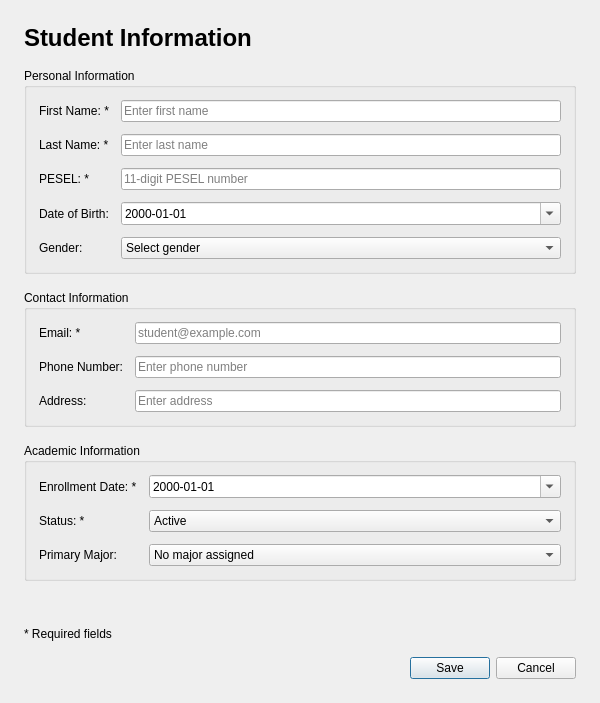
<?xml version="1.0" encoding="UTF-8"?>
<ui version="4.0">
 <class>StudentDialog</class>
 <widget class="QDialog" name="StudentDialog">
  <property name="geometry">
   <rect>
    <x>0</x>
    <y>0</y>
    <width>600</width>
    <height>700</height>
   </rect>
  </property>
  <property name="windowTitle">
   <string>Student Information</string>
  </property>
  <layout class="QVBoxLayout" name="verticalLayout">
   <property name="spacing">
    <number>16</number>
   </property>
   <property name="leftMargin">
    <number>24</number>
   </property>
   <property name="topMargin">
    <number>24</number>
   </property>
   <property name="rightMargin">
    <number>24</number>
   </property>
   <property name="bottomMargin">
    <number>24</number>
   </property>
   <item>
    <widget class="QLabel" name="titleLabel">
     <property name="text">
      <string>&lt;html&gt;&lt;head/&gt;&lt;body&gt;&lt;p&gt;&lt;span style=&quot; font-size:18pt; font-weight:600;&quot;&gt;Student Information&lt;/span&gt;&lt;/p&gt;&lt;/body&gt;&lt;/html&gt;</string>
     </property>
    </widget>
   </item>
   <item>
    <widget class="QGroupBox" name="personalInfoGroup">
     <property name="title">
      <string>Personal Information</string>
     </property>
     <layout class="QFormLayout" name="formLayout">
      <property name="horizontalSpacing">
       <number>12</number>
      </property>
      <property name="verticalSpacing">
       <number>12</number>
      </property>
      <property name="leftMargin">
       <number>12</number>
      </property>
      <property name="topMargin">
       <number>12</number>
      </property>
      <property name="rightMargin">
       <number>12</number>
      </property>
      <property name="bottomMargin">
       <number>12</number>
      </property>
      <item row="0" column="0">
       <widget class="QLabel" name="firstNameLabel">
        <property name="text">
         <string>First Name: *</string>
        </property>
       </widget>
      </item>
      <item row="0" column="1">
       <widget class="QLineEdit" name="firstNameInput">
        <property name="placeholderText">
         <string>Enter first name</string>
        </property>
       </widget>
      </item>
      <item row="1" column="0">
       <widget class="QLabel" name="lastNameLabel">
        <property name="text">
         <string>Last Name: *</string>
        </property>
       </widget>
      </item>
      <item row="1" column="1">
       <widget class="QLineEdit" name="lastNameInput">
        <property name="placeholderText">
         <string>Enter last name</string>
        </property>
       </widget>
      </item>
      <item row="2" column="0">
       <widget class="QLabel" name="peselLabel">
        <property name="text">
         <string>PESEL: *</string>
        </property>
       </widget>
      </item>
      <item row="2" column="1">
       <widget class="QLineEdit" name="peselInput">
        <property name="maxLength">
         <number>11</number>
        </property>
        <property name="placeholderText">
         <string>11-digit PESEL number</string>
        </property>
       </widget>
      </item>
      <item row="3" column="0">
       <widget class="QLabel" name="dateOfBirthLabel">
        <property name="text">
         <string>Date of Birth:</string>
        </property>
       </widget>
      </item>
      <item row="3" column="1">
       <widget class="QDateEdit" name="dateOfBirthInput">
        <property name="displayFormat">
         <string>yyyy-MM-dd</string>
        </property>
        <property name="calendarPopup">
         <bool>true</bool>
        </property>
       </widget>
      </item>
      <item row="4" column="0">
       <widget class="QLabel" name="genderLabel">
        <property name="text">
         <string>Gender:</string>
        </property>
       </widget>
      </item>
      <item row="4" column="1">
       <widget class="QComboBox" name="genderInput">
        <item>
         <property name="text">
          <string>Select gender</string>
         </property>
        </item>
        <item>
         <property name="text">
          <string>Male</string>
         </property>
        </item>
        <item>
         <property name="text">
          <string>Female</string>
         </property>
        </item>
        <item>
         <property name="text">
          <string>Other</string>
         </property>
        </item>
       </widget>
      </item>
     </layout>
    </widget>
   </item>
   <item>
    <widget class="QGroupBox" name="contactInfoGroup">
     <property name="title">
      <string>Contact Information</string>
     </property>
     <layout class="QFormLayout" name="formLayout_2">
      <property name="horizontalSpacing">
       <number>12</number>
      </property>
      <property name="verticalSpacing">
       <number>12</number>
      </property>
      <property name="leftMargin">
       <number>12</number>
      </property>
      <property name="topMargin">
       <number>12</number>
      </property>
      <property name="rightMargin">
       <number>12</number>
      </property>
      <property name="bottomMargin">
       <number>12</number>
      </property>
      <item row="0" column="0">
       <widget class="QLabel" name="emailLabel">
        <property name="text">
         <string>Email: *</string>
        </property>
       </widget>
      </item>
      <item row="0" column="1">
       <widget class="QLineEdit" name="emailInput">
        <property name="placeholderText">
         <string>student@example.com</string>
        </property>
       </widget>
      </item>
      <item row="1" column="0">
       <widget class="QLabel" name="phoneLabel">
        <property name="text">
         <string>Phone Number:</string>
        </property>
       </widget>
      </item>
      <item row="1" column="1">
       <widget class="QLineEdit" name="phoneInput">
        <property name="placeholderText">
         <string>Enter phone number</string>
        </property>
       </widget>
      </item>
      <item row="2" column="0">
       <widget class="QLabel" name="addressLabel">
        <property name="text">
         <string>Address:</string>
        </property>
       </widget>
      </item>
      <item row="2" column="1">
       <widget class="QLineEdit" name="addressInput">
        <property name="placeholderText">
         <string>Enter address</string>
        </property>
       </widget>
      </item>
     </layout>
    </widget>
   </item>
   <item>
    <widget class="QGroupBox" name="academicInfoGroup">
     <property name="title">
      <string>Academic Information</string>
     </property>
     <layout class="QFormLayout" name="formLayout_3">
      <property name="horizontalSpacing">
       <number>12</number>
      </property>
      <property name="verticalSpacing">
       <number>12</number>
      </property>
      <property name="leftMargin">
       <number>12</number>
      </property>
      <property name="topMargin">
       <number>12</number>
      </property>
      <property name="rightMargin">
       <number>12</number>
      </property>
      <property name="bottomMargin">
       <number>12</number>
      </property>
      <item row="0" column="0">
       <widget class="QLabel" name="enrollmentDateLabel">
        <property name="text">
         <string>Enrollment Date: *</string>
        </property>
       </widget>
      </item>
      <item row="0" column="1">
       <widget class="QDateEdit" name="enrollmentDateInput">
        <property name="displayFormat">
         <string>yyyy-MM-dd</string>
        </property>
        <property name="calendarPopup">
         <bool>true</bool>
        </property>
       </widget>
      </item>
      <item row="1" column="0">
       <widget class="QLabel" name="statusLabel">
        <property name="text">
         <string>Status: *</string>
        </property>
       </widget>
      </item>
      <item row="1" column="1">
       <widget class="QComboBox" name="statusInput">
        <item>
         <property name="text">
          <string>Active</string>
         </property>
        </item>
        <item>
         <property name="text">
          <string>Inactive</string>
         </property>
        </item>
        <item>
         <property name="text">
          <string>Suspended</string>
         </property>
        </item>
        <item>
         <property name="text">
          <string>Graduated</string>
         </property>
        </item>
       </widget>
      </item>
      <item row="2" column="0">
       <widget class="QLabel" name="majorLabel">
        <property name="text">
         <string>Primary Major:</string>
        </property>
       </widget>
      </item>
      <item row="2" column="1">
       <widget class="QComboBox" name="majorInput">
        <item>
         <property name="text">
          <string>No major assigned</string>
         </property>
        </item>
       </widget>
      </item>
     </layout>
    </widget>
   </item>
   <item>
    <widget class="QLabel" name="errorLabel">
     <property name="text">
      <string/>
     </property>
     <property name="styleSheet">
      <string notr="true">color: #d32f2f; font-weight: bold;</string>
     </property>
     <property name="alignment">
      <set>Qt::AlignCenter</set>
     </property>
     <property name="wordWrap">
      <bool>true</bool>
     </property>
    </widget>
   </item>
   <item>
    <widget class="QLabel" name="requiredLabel">
     <property name="text">
      <string>* Required fields</string>
     </property>
    </widget>
   </item>
   <item>
    <widget class="QDialogButtonBox" name="buttonBox">
     <property name="standardButtons">
      <set>QDialogButtonBox::Cancel|QDialogButtonBox::Save</set>
     </property>
    </widget>
   </item>
  </layout>
 </widget>
 <resources/>
 <connections/>
</ui>
